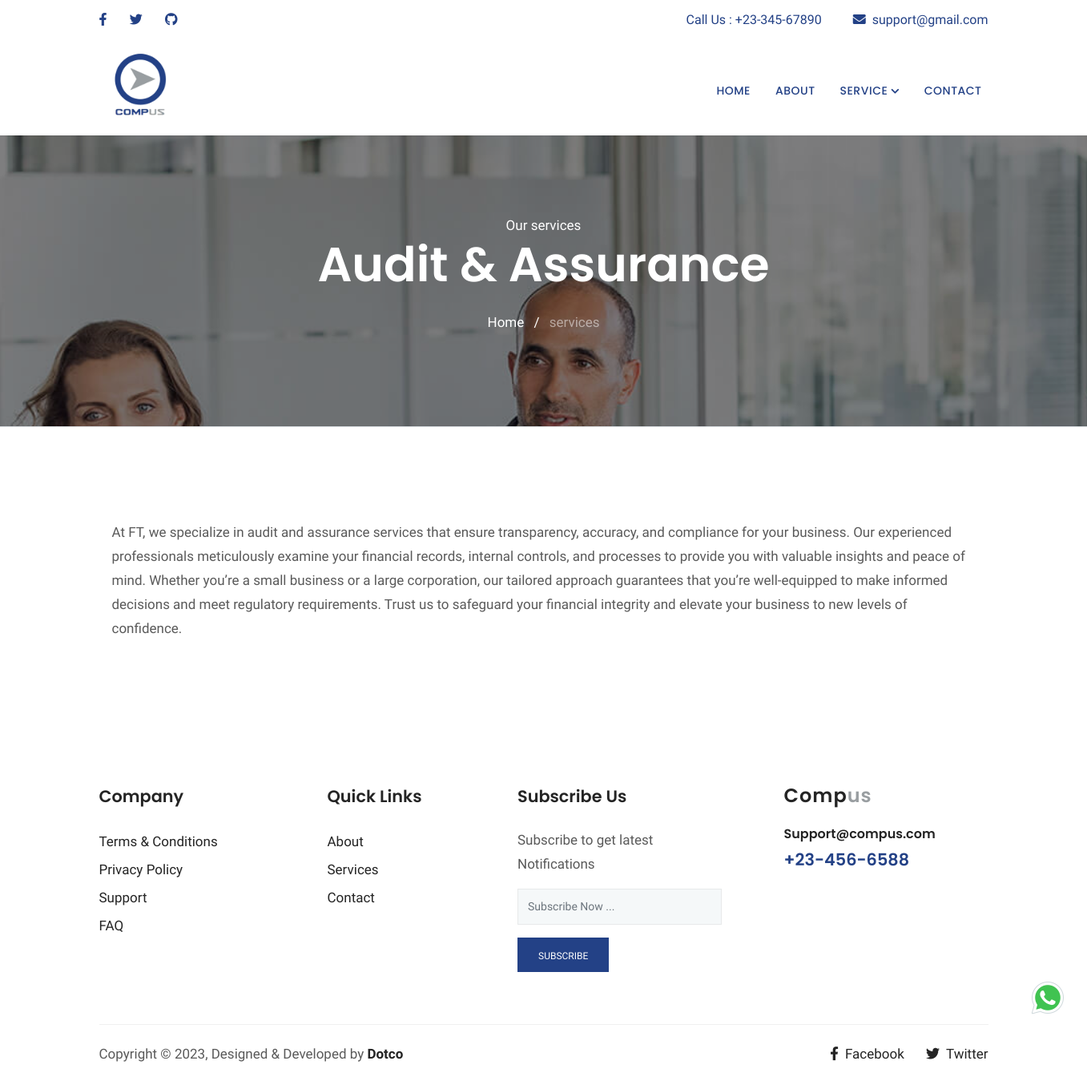
Page /service/6/ on the committed database.
### base/models.py (models this page shows, shortened)
class Service(models.Model):
    name = models.CharField(max_length=255)
    description = models.TextField(null=True)
    subs = models.ManyToManyField(SubService, blank=True)
    icon = models.CharField(max_length=255, help_text="themify-icons name eg: car, home, user, etc", null=True, blank=True)
    class Meta:
        db_table = ""
        verbose_name = "Service"
        verbose_name_plural = "Services"

### base/views.py (the view)
# urls.py: path('service/<int:id>/', service_list, name='service-detail'),
def service_list(request, id):
    services = Service.objects.all()
    service = Service.objects.get(id=id)
    return render(
        request, "service-list.html", {"service": service, "services": services}
    )

### templates/service-list.html (shortened to what this page needs)
{% extends "base.html" %} {% block content %}
<section class="page-title bg-1">
  <div class="container">
    <div class="row">
      <div class="col-md-12">
        <div class="block text-center">
          <span class="text-white">Our services</span>
          <h1 class="text-capitalize mb-4 text-lg">{{service.name}}</h1>
          <ul class="list-inline">
            <li class="list-inline-item">
              <a href="index.html" class="text-white">Home</a>
            </li>
            <li class="list-inline-item"><span class="text-white">/</span></li>
            <li class="list-inline-item text-white-50">services</li>
          </ul>
        </div>
      </div>
    </div>
  </div>
</section>
<section class="section service border-top pb-5">
  <div class="container">
    <div class="row">
      <div class="col-lg-12">
        <div class="about-item p-3 mb-5 mb-lg-0">
          <p>{{service.description}}</p>
        </div>
      </div>
    </div>
  </div>
</section>
{% endblock content %}

### static/css/style.css (style rules this page uses)
html { overflow-x: hidden; }
body { line-height: 1.5; font-family: "Hind", serif; -webkit-font-smoothing: antialiased; font-size: 17px; color: rgba(0, 0, 0, 0.65); }
h1, .h1, h2, .h2, h3, .h3, h4, .h4, h5, .h5, h6, .h6 { font-family: "Poppins", sans-serif; font-weight: 600; color: #242424; }
h1, .h1 { font-size: 2.5rem; }
p { line-height: 30px; }
.section { padding: 100px 0; }
.overly, .hero-img, .cta, .slider, .page-title { position: relative; }
.overly:before, .hero-img:before, .cta:before, .slider:before, .page-title:before { content: ""; position: absolute; left: 0; top: 0; bottom: 0; right: 0; width: 100%; height: 100%; opacity: 0.5; background: #000; }
.text-lg { font-size: 3.75rem; }
a { color: #242424; text-decoration: none; }
.page-title { padding: 100px 0; }
.page-title .block h1 { color: #fff; }
.bg-1 { background: url("../images/bg/home-2.jpg") no-repeat fixed 50% 50%; background-size: cover; }
.service p { text-align: left; }

### rows in the picture
Service: name "Audit & Assurance", description "At FT, we specialize in audit and assurance services that ensure transparency, accuracy, and compliance for your business. Our experienced professionals meticulously examine your financial records, internal controls, and processes to provide you with valuable insights and peace of mind. Whether you’re a small business or a large corporation, our tailored approach guarantees that you’re well-equipped to make informed decisions and meet regulatory requirements. Trust us to safeguard your financial integrity and elevate your business to new levels of confidence."
